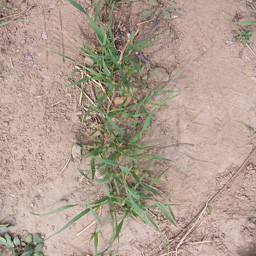
%> input picture 学习资料/《精通图像处理经典算法（MATLAB版）》配套资料/8/8.2/2.jpg, 256 x 256 px
$ octave maicaofenge.m   (GNU Octave 9; MATLAB toolbox functions it lacks are replaced by stand-ins)
%> lines starting %> are read from the running program, lines starting %| are printed output that depends on the picture; in (x1, y1, x2, y2) boxes, pixels count from 0 and x2, y2 are one past the last pixel; in counts of white or black regions, pixels touching at a corner belong together; the program's own positions count from 1
%分割小麦和杂草

RGB = imread('2.jpg');  imshow(RGB)
%> further down, RGB is the input picture: size 256x256x3 uint8; mean R, G, B 174.7, 157.1, 143.1
    %RGB1=rgb2hsv(RGB); %颜色空间转化
    r=RGB(:,:,1);r=double(r);
    g=RGB(:,:,2);g=double(g);
%> after `g=RGB(:,:,2)`:
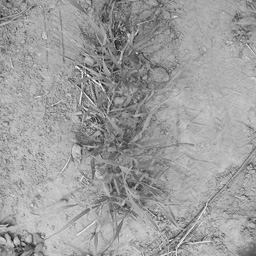
%> g: size 256x256 uint8; min 19, max 255, mean 157.1
    b=RGB(:,:,3);b=double(b);
%> after `b=RGB(:,:,3)`:
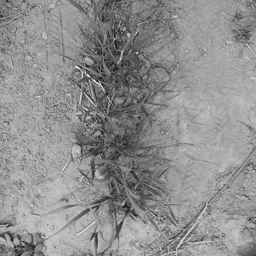
%> b: size 256x256 uint8; min 3, max 251, mean 143.1
 %各颜色分量显示
RGB1=rgb2hsv(RGB)
%> RGB1: size 256x256x3 double; mean H, S, V 0.0895, 0.201, 0.695
 s=RGB1(:,:,1);%s，
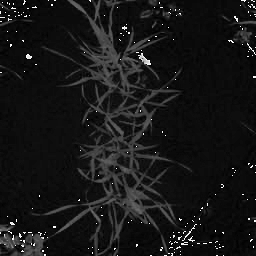
%> s: size 256x256 double; min 0, max 0.996, mean 0.0895
 h=RGB1(:,:,2);%h，
 v=RGB1(:,:,3)
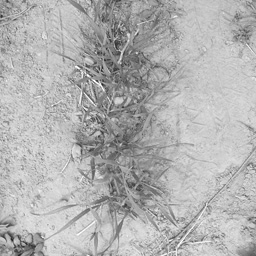
%> v: size 256x256 double; min 0.137, max 1, mean 0.695
blood=double(h)+double(s); figure,imshow(blood);%(颜色特征)
%> after `blood=double(h)+double(s)`:
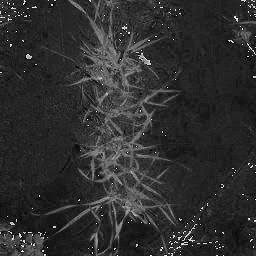
%> blood: size 256x256 double; min 0.0462, max 1.37, mean 0.29; drawn with min black and max white
%> after `imshow(blood)`:
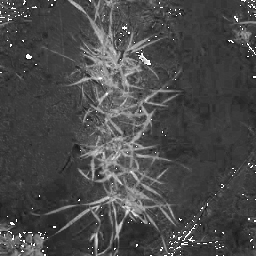
%> displayed picture: size 256x256, on the screen's scale of 0 to 255; min 12, max 255, mean 73.7
[x,y]=size(blood);                % 求出图象大小
%> x = 256; y = 256
b=double(blood);
%N =sqrt(100) * randn(x,y);        %  生成方差为10的白噪声
I=b;%+N; figure ,imshow(I)                        %  噪声干扰图象

for i=1:x                         % 实际图象的灰度为0～255
    for j=1:y
        if (I(i,j)>255)
            I(i,j)=255;
        end
        if (I(i,j)<0)
            I(i,j)=0;
        end
    end
end


z0=max(max(I));                   % 求出图象中最大的灰度
%> z0 = 1.37
z1=min(min(I));                   % 最小的灰度
%> z1 = 0.0462

T=(z0+z1)/2;
%> T = 0.706
TT=0;
S0=0; n0=0;
S1=0; n1=0;
allow=0.5;                       % 新旧阈值的允许接近程度
d=abs(T-TT);
%> d = 0.706
count=0;                         % 记录几次循环
while(d>=allow)                 % 迭代最佳阈值分割算法
    count=count+1;
    for i=1:x
        for j=1:y
            if (I(i,j)>=T)
                S0=S0+I(i,j);
                n0=n0+1;
            end
            if (I(i,j)<T)
                S1=S1+I(i,j);
                n1=n1+1;
            end
        end
    end
    T0=S0/n0;
    T1=S1/n1;
    TT=(T0+T1)/2;
    d=abs(T-TT);
    T=TT;
end
%> this loop made 1 pass
%> (count, T0, T1, TT, d, T) on pass 1: (1, 0.988, 0.279, 0.633, 0.0729, 0.633)
%> after the loop, S0 = 1046.2; S1 = 17968.9; n0 = 1059; n1 = 64477

Seg=zeros(x,y);
for i=1:x
    for j=1:y
        if(I(i,j)>=T)
            Seg(i,j)=1;               % 阈值分割的图象
        end
    end
end
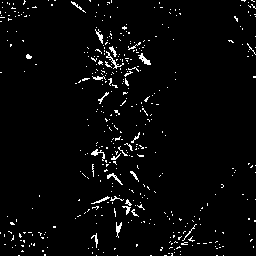
%> Seg: size 256x256 double; values 0 (black) and 1 (white), 3.1% white in thin lines or dots

bw=1-Seg;
%> bw: size 256x256 double; values 0 (black) and 1 (white), 96.9% white; black in thin lines or dots
figure,imshow(bw);

%bw=medfilt2(bw);bw=medfilt2(bw); filter3=medfilt2(filter2); filter4=medfilt2(filter3); filter5=medfilt2(filter4);
%threshold=graythresh(blood);%使用阈值操作将图像转化成二值图像，graythresh函数的得到图像的全局阈值再使用im2bw将灰度图转化为二值图像
%bw=im2bw(blood,threshold);
figure,imshow(~bw);

%> (the run ends here)

$ run again, with 学习资料/《精通图像处理经典算法（MATLAB版）》配套资料/8/8.2/1.jpg copied over 学习资料/《精通图像处理经典算法（MATLAB版）》配套资料/8/8.2/2.jpg
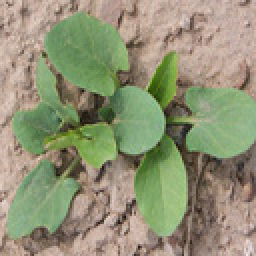
%> input picture 学习资料/《精通图像处理经典算法（MATLAB版）》配套资料/8/8.2/1.jpg, 128 x 128 px (shown 2 times larger)
%> RGB is the input picture: size 128x128x3 uint8; mean R, G, B 145.6, 146.4, 117.6
%> r: size 128x128 double
%> g: size 128x128 double
%> b: size 128x128 double
%> RGB1: size 128x128x3 double; mean H, S, V 0.153, 0.27, 0.621
%> `imshow(blood)`:
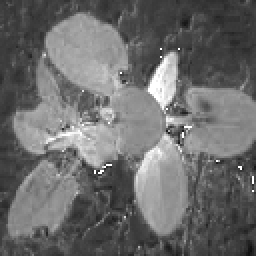
%> displayed picture: size 128x128, on the screen's scale of 0 to 255 (shown 2 times larger); min 15, max 255, mean 107.8
%> z0 = 1.31
%> z1 = 0.0571
%> `T=(z0+z1)/2;`: T = 0.684
%> the loop `while(d>=allow)` made 1 pass
%> (count, T0, T1, TT, d, T) on pass 1: (1, 0.805, 0.395, 0.6, 0.0841, 0.6)
%> after the loop `while(d>=allow)`: S0 = 906.1; S1 = 6028.1; n0 = 1125; n1 = 15259
%> after the loop `for i=1:x`:
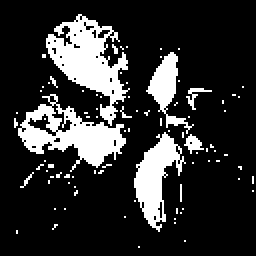
%> Seg: size 128x128 double (shown 2 times larger); values 0 (black) and 1 (white), 18.7% white; 88 white regions (82 under 20 px), largest, box (x1, y1, x2, y2) and area: (23, 7, 65, 63) 997, (9, 47, 63, 86) 868, (67, 66, 93, 116) 582, (73, 26, 97, 67) 325, (92, 67, 102, 77) 50, (93, 44, 106, 55) 41

$ run again, with 学习资料/《精通图像处理经典算法（MATLAB版）》配套资料/8/8.2/3.jpg copied over 学习资料/《精通图像处理经典算法（MATLAB版）》配套资料/8/8.2/2.jpg
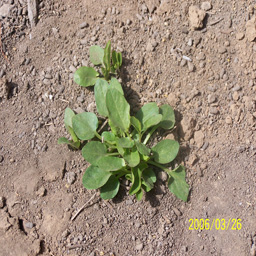
%> input picture 学习资料/《精通图像处理经典算法（MATLAB版）》配套资料/8/8.2/3.jpg, 256 x 256 px
%> RGB is the input picture: size 256x256x3 uint8; mean R, G, B 157, 141.9, 122.3
%> r: size 256x256 double
%> g: size 256x256 double
%> b: size 256x256 double
%> RGB1: size 256x256x3 double; mean H, S, V 0.0946, 0.251, 0.628
%> `imshow(blood)`:
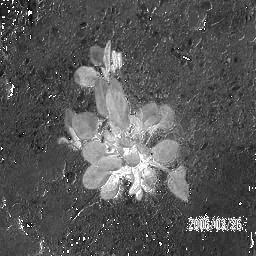
%> displayed picture: size 256x256, on the screen's scale of 0 to 255; min 0, max 255, mean 87.9
%> z0 = 1.92
%> z1 = 0
%> `T=(z0+z1)/2;`: T = 0.958
%> the loop `while(d>=allow)` made 1 pass
%> (count, T0, T1, TT, d, T) on pass 1: (1, 1.09, 0.335, 0.714, 0.244, 0.714)
%> after the loop `while(d>=allow)`: S0 = 1032.9; S1 = 21641.2; n0 = 945; n1 = 64591
%> after the loop `for i=1:x`:
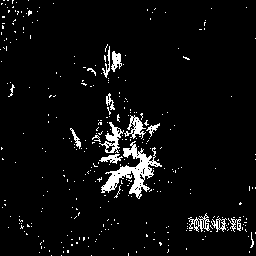
%> Seg: size 256x256 double; values 0 (black) and 1 (white), 4.9% white; 326 white regions (310 under 20 px), largest, box (x1, y1, x2, y2) and area: (101, 141, 162, 199) 1102, (99, 122, 124, 153) 265, (124, 115, 146, 139) 216

$ run again, with 学习资料/《精通图像处理经典算法（MATLAB版）》配套资料/8/8.2/4.jpg copied over 学习资料/《精通图像处理经典算法（MATLAB版）》配套资料/8/8.2/2.jpg
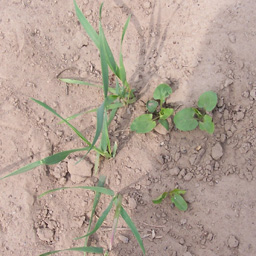
%> input picture 学习资料/《精通图像处理经典算法（MATLAB版）》配套资料/8/8.2/4.jpg, 256 x 256 px
%> RGB is the input picture: size 256x256x3 uint8; mean R, G, B 177.8, 160.6, 148
%> r: size 256x256 double
%> g: size 256x256 double
%> b: size 256x256 double
%> RGB1: size 256x256x3 double; mean H, S, V 0.0759, 0.184, 0.708
%> z0 = 1.32
%> z1 = 0.0465
%> `T=(z0+z1)/2;`: T = 0.681
%> the loop `while(d>=allow)` made 1 pass
%> (count, T0, T1, TT, d, T) on pass 1: (1, 0.898, 0.253, 0.575, 0.106, 0.575)
%> after the loop `while(d>=allow)`: S0 = 680.8; S1 = 16365.4; n0 = 758; n1 = 64778
%> after the loop `for i=1:x`:
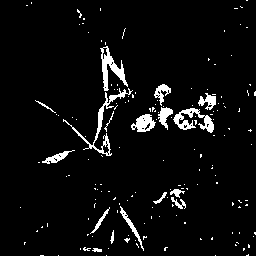
%> Seg: size 256x256 double; values 0 (black) and 1 (white), 5% white; 164 white regions (147 under 20 px), largest, box (x1, y1, x2, y2) and area: (63, 88, 133, 156) 503, (100, 46, 128, 91) 438, (173, 108, 214, 133) 423
